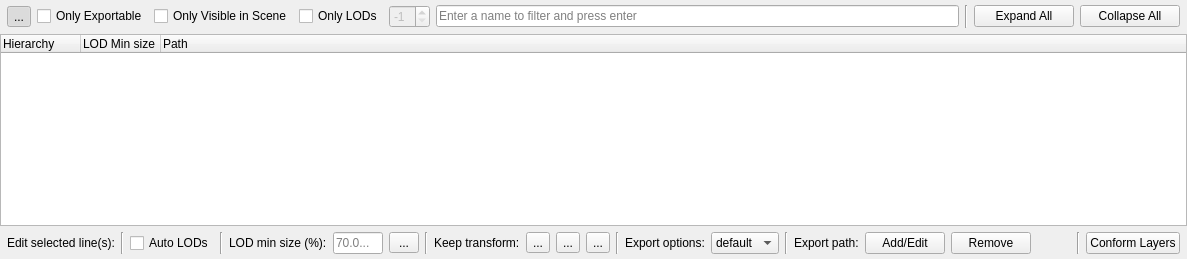
           <widget class="QWidget" name="tabObjects">
            <property name="sizePolicy">
             <sizepolicy hsizetype="Expanding" vsizetype="Expanding">
              <horstretch>0</horstretch>
              <verstretch>0</verstretch>
             </sizepolicy>
            </property>
            <attribute name="title">
             <string>Scene hierarchy based export</string>
            </attribute>
            <attribute name="toolTip">
             <string>Export based on scene hierarchy</string>
            </attribute>
            <layout class="QVBoxLayout" name="verticalLayout_4">
             <property name="leftMargin">
              <number>0</number>
             </property>
             <property name="topMargin">
              <number>0</number>
             </property>
             <property name="rightMargin">
              <number>0</number>
             </property>
             <property name="bottomMargin">
              <number>0</number>
             </property>
             <item>
              <layout class="QHBoxLayout" name="horizontalLayout_3">
               <property name="leftMargin">
                <number>7</number>
               </property>
               <property name="topMargin">
                <number>5</number>
               </property>
               <property name="rightMargin">
                <number>7</number>
               </property>
               <item>
                <widget class="QToolButton" name="btnHierarchyViewFilter">
                 <property name="toolTip">
                  <string>Enable display filters</string>
                 </property>
                 <property name="text">
                  <string>...</string>
                 </property>
                 <property name="checkable">
                  <bool>true</bool>
                 </property>
                 <property name="checked">
                  <bool>true</bool>
                 </property>
                </widget>
               </item>
               <item>
                <widget class="QCheckBox" name="cbFilterExportableOnly">
                 <property name="enabled">
                  <bool>true</bool>
                 </property>
                 <property name="toolTip">
                  <string>Display only exportable object(s)</string>
                 </property>
                 <property name="text">
                  <string>Only Exportable</string>
                 </property>
                </widget>
               </item>
               <item>
                <widget class="QCheckBox" name="cbFilterVisibleOnly">
                 <property name="enabled">
                  <bool>true</bool>
                 </property>
                 <property name="toolTip">
                  <string>Display only visible object(s)</string>
                 </property>
                 <property name="text">
                  <string>Only Visible in Scene</string>
                 </property>
                </widget>
               </item>
               <item>
                <widget class="QCheckBox" name="cbFilterLodsOnly">
                 <property name="enabled">
                  <bool>true</bool>
                 </property>
                 <property name="toolTip">
                  <string>Display only LODs object(s)</string>
                 </property>
                 <property name="text">
                  <string>Only LODs</string>
                 </property>
                 <property name="checked">
                  <bool>false</bool>
                 </property>
                </widget>
               </item>
               <item>
                <widget class="QSpinBox" name="sbFilterLodsNumber">
                 <property name="enabled">
                  <bool>false</bool>
                 </property>
                 <property name="toolTip">
                  <string>Display only LOD number
(-1 disables setting)</string>
                 </property>
                 <property name="minimum">
                  <number>-1</number>
                 </property>
                 <property name="value">
                  <number>-1</number>
                 </property>
                </widget>
               </item>
               <item>
                <widget class="QLineEdit" name="filterObjects">
                 <property name="toolTip">
                  <string>Filter by name</string>
                 </property>
                 <property name="placeholderText">
                  <string>Enter a name to filter and press enter</string>
                 </property>
                 <property name="clearButtonEnabled">
                  <bool>true</bool>
                 </property>
                </widget>
               </item>
               <item>
                <widget class="Line" name="line_8">
                 <property name="orientation">
                  <enum>Qt::Vertical</enum>
                 </property>
                </widget>
               </item>
               <item>
                <widget class="QPushButton" name="btnExpandAll">
                 <property name="minimumSize">
                  <size>
                   <width>100</width>
                   <height>0</height>
                  </size>
                 </property>
                 <property name="baseSize">
                  <size>
                   <width>0</width>
                   <height>0</height>
                  </size>
                 </property>
                 <property name="toolTip">
                  <string>Expand all in list</string>
                 </property>
                 <property name="text">
                  <string>Expand All</string>
                 </property>
                </widget>
               </item>
               <item>
                <widget class="QPushButton" name="btnCollapseAll">
                 <property name="minimumSize">
                  <size>
                   <width>100</width>
                   <height>0</height>
                  </size>
                 </property>
                 <property name="toolTip">
                  <string>Collapse all in list</string>
                 </property>
                 <property name="text">
                  <string>Collapse All</string>
                 </property>
                </widget>
               </item>
              </layout>
             </item>
             <item>
              <widget class="QTreeWidget" name="treeLODs">
               <property name="sizePolicy">
                <sizepolicy hsizetype="Expanding" vsizetype="Expanding">
                 <horstretch>0</horstretch>
                 <verstretch>0</verstretch>
                </sizepolicy>
               </property>
               <property name="alternatingRowColors">
                <bool>true</bool>
               </property>
               <property name="selectionMode">
                <enum>QAbstractItemView::ExtendedSelection</enum>
               </property>
               <property name="indentation">
                <number>20</number>
               </property>
               <attribute name="headerDefaultSectionSize">
                <number>80</number>
               </attribute>
               <column>
                <property name="text">
                 <string>Hierarchy</string>
                </property>
               </column>
               <column>
                <property name="text">
                 <string>LOD Min size</string>
                </property>
                <property name="toolTip">
                 <string>Minimum display size: screen height percentage</string>
                </property>
               </column>
               <column>
                <property name="text">
                 <string>Path</string>
                </property>
               </column>
              </widget>
             </item>
             <item>
              <layout class="QVBoxLayout" name="verticalLayout_5">
               <property name="bottomMargin">
                <number>5</number>
               </property>
               <item>
                <layout class="QHBoxLayout" name="horizontalLayout_6">
                 <property name="leftMargin">
                  <number>7</number>
                 </property>
                 <property name="topMargin">
                  <number>0</number>
                 </property>
                 <property name="rightMargin">
                  <number>7</number>
                 </property>
                 <item>
                  <widget class="QLabel" name="lbLineProperty">
                   <property name="toolTip">
                    <string>Edit metadata for selected line(s). Some of this ends up in the associated XML file</string>
                   </property>
                   <property name="text">
                    <string>Edit selected line(s):</string>
                   </property>
                  </widget>
                 </item>
                 <item>
                  <widget class="Line" name="line_12">
                   <property name="orientation">
                    <enum>Qt::Vertical</enum>
                   </property>
                  </widget>
                 </item>
                 <item>
                  <widget class="QCheckBox" name="cbAutoLODs">
                   <property name="enabled">
                    <bool>true</bool>
                   </property>
                   <property name="toolTip">
                    <string>Automatic LODs generation (LOD min size will be automatically set)</string>
                   </property>
                   <property name="layoutDirection">
                    <enum>Qt::LeftToRight</enum>
                   </property>
                   <property name="text">
                    <string>Auto LODs</string>
                   </property>
                   <property name="checkable">
                    <bool>true</bool>
                   </property>
                  </widget>
                 </item>
                 <item>
                  <widget class="Line" name="line">
                   <property name="orientation">
                    <enum>Qt::Vertical</enum>
                   </property>
                  </widget>
                 </item>
                 <item>
                  <widget class="QLabel" name="lbLodValue">
                   <property name="toolTip">
                    <string>LOD minimum display size: expressed in screen height percentage</string>
                   </property>
                   <property name="text">
                    <string>LOD min size (%):</string>
                   </property>
                  </widget>
                 </item>
                 <item>
                  <widget class="QLineEdit" name="lodValue">
                   <property name="maximumSize">
                    <size>
                     <width>50</width>
                     <height>16777215</height>
                    </size>
                   </property>
                   <property name="toolTip">
                    <string>Set the final LOD min size value of the model in the XML</string>
                   </property>
                   <property name="autoFillBackground">
                    <bool>false</bool>
                   </property>
                   <property name="placeholderText">
                    <string>70.0...</string>
                   </property>
                  </widget>
                 </item>
                 <item>
                  <widget class="QToolButton" name="btnAdjustLodValue">
                   <property name="minimumSize">
                    <size>
                     <width>30</width>
                     <height>0</height>
                    </size>
                   </property>
                   <property name="toolTip">
                    <string>Adjust bad LOD value(s) to minimum safe</string>
                   </property>
                   <property name="text">
                    <string>...</string>
                   </property>
                  </widget>
                 </item>
                 <item>
                  <widget class="Line" name="line_6">
                   <property name="orientation">
                    <enum>Qt::Vertical</enum>
                   </property>
                  </widget>
                 </item>
                 <item>
                  <widget class="QLabel" name="lbExportTransforms">
                   <property name="toolTip">
                    <string>Keep object's transform in space</string>
                   </property>
                   <property name="text">
                    <string>Keep transform:</string>
                   </property>
                  </widget>
                 </item>
                 <item>
                  <widget class="QToolButton" name="btnExportPosition">
                   <property name="toolTip">
                    <string>Export world position (keep object's position in space)</string>
                   </property>
                   <property name="text">
                    <string>...</string>
                   </property>
                   <property name="checkable">
                    <bool>true</bool>
                   </property>
                  </widget>
                 </item>
                 <item>
                  <widget class="QToolButton" name="btnExportRotation">
                   <property name="toolTip">
                    <string>Export world rotation (keep object's rotation in space)</string>
                   </property>
                   <property name="text">
                    <string>...</string>
                   </property>
                   <property name="checkable">
                    <bool>true</bool>
                   </property>
                  </widget>
                 </item>
                 <item>
                  <widget class="QToolButton" name="btnExportScale">
                   <property name="toolTip">
                    <string>Export world scale (keep object's scale in space)</string>
                   </property>
                   <property name="text">
                    <string>...</string>
                   </property>
                   <property name="checkable">
                    <bool>true</bool>
                   </property>
                  </widget>
                 </item>
                 <item>
                  <widget class="Line" name="line_14">
                   <property name="orientation">
                    <enum>Qt::Vertical</enum>
                   </property>
                  </widget>
                 </item>
                 <item>
                  <widget class="QLabel" name="lbObjectOptionPreset">
                   <property name="toolTip">
                    <string>Export options applied to selected object(s)</string>
                   </property>
                   <property name="text">
                    <string>Export options:</string>
                   </property>
                  </widget>
                 </item>
                 <item>
                  <widget class="QComboBox" name="cbObjectOptionPreset">
                   <item>
                    <property name="text">
                     <string>default</string>
                    </property>
                   </item>
                  </widget>
                 </item>
                 <item>
                  <widget class="Line" name="line_9">
                   <property name="orientation">
                    <enum>Qt::Vertical</enum>
                   </property>
                  </widget>
                 </item>
                 <item>
                  <widget class="QLabel" name="lbExportPath">
                   <property name="text">
                    <string>Export path:</string>
                   </property>
                  </widget>
                 </item>
                 <item>
                  <widget class="QPushButton" name="btnAddExportPath">
                   <property name="sizePolicy">
                    <sizepolicy hsizetype="Preferred" vsizetype="Fixed">
                     <horstretch>0</horstretch>
                     <verstretch>0</verstretch>
                    </sizepolicy>
                   </property>
                   <property name="minimumSize">
                    <size>
                     <width>0</width>
                     <height>0</height>
                    </size>
                   </property>
                   <property name="toolTip">
                    <string>Add/Edit export path for object(s)</string>
                   </property>
                   <property name="text">
                    <string>Add/Edit</string>
                   </property>
                  </widget>
                 </item>
                 <item>
                  <widget class="QPushButton" name="btnRemoveExportPath">
                   <property name="sizePolicy">
                    <sizepolicy hsizetype="Preferred" vsizetype="Fixed">
                     <horstretch>0</horstretch>
                     <verstretch>0</verstretch>
                    </sizepolicy>
                   </property>
                   <property name="minimumSize">
                    <size>
                     <width>0</width>
                     <height>0</height>
                    </size>
                   </property>
                   <property name="toolTip">
                    <string>Remove export path from object(s)</string>
                   </property>
                   <property name="text">
                    <string>Remove</string>
                   </property>
                  </widget>
                 </item>
                 <item>
                  <spacer name="horizontalSpacer_6">
                   <property name="orientation">
                    <enum>Qt::Horizontal</enum>
                   </property>
                   <property name="sizeHint" stdset="0">
                    <size>
                     <width>40</width>
                     <height>20</height>
                    </size>
                   </property>
                  </spacer>
                 </item>
                 <item>
                  <widget class="Line" name="line_7">
                   <property name="orientation">
                    <enum>Qt::Vertical</enum>
                   </property>
                  </widget>
                 </item>
                 <item>
                  <widget class="QPushButton" name="btnConformLayers">
                   <property name="toolTip">
                    <string>This will create a layer for each export model and each LOD and put the corresponding objects in the right layers. Objects not represented in the list will be put in the default layer 0.</string>
                   </property>
                   <property name="text">
                    <string>Conform Layers</string>
                   </property>
                  </widget>
                 </item>
                </layout>
               </item>
              </layout>
             </item>
            </layout>
           </widget>
